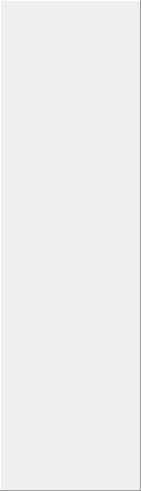
  <widget class="QFrame" name="frameFeedback">
   <property name="geometry">
    <rect>
     <x>190</x>
     <y>70</y>
     <width>141</width>
     <height>491</height>
    </rect>
   </property>
   <property name="frameShape">
    <enum>QFrame::Panel</enum>
   </property>
   <property name="frameShadow">
    <enum>QFrame::Raised</enum>
   </property>
   <widget class="QLabel" name="labelMark1">
    <property name="geometry">
     <rect>
      <x>10</x>
      <y>450</y>
      <width>120</width>
      <height>30</height>
     </rect>
    </property>
    <property name="text">
     <string/>
    </property>
    <property name="pixmap">
     <pixmap resource="resources.qrc">:/images/feedbackBBBB</pixmap>
    </property>
    <property name="scaledContents">
     <bool>true</bool>
    </property>
   </widget>
   <widget class="QLabel" name="labelMark2">
    <property name="geometry">
     <rect>
      <x>10</x>
      <y>410</y>
      <width>120</width>
      <height>30</height>
     </rect>
    </property>
    <property name="text">
     <string/>
    </property>
    <property name="pixmap">
     <pixmap resource="resources.qrc">:/images/feedbackBWWE</pixmap>
    </property>
    <property name="scaledContents">
     <bool>true</bool>
    </property>
   </widget>
   <widget class="QLabel" name="labelMark4">
    <property name="geometry">
     <rect>
      <x>10</x>
      <y>330</y>
      <width>120</width>
      <height>30</height>
     </rect>
    </property>
    <property name="text">
     <string/>
    </property>
    <property name="pixmap">
     <pixmap resource="resources.qrc">:/images/feedbackWWEE</pixmap>
    </property>
    <property name="scaledContents">
     <bool>true</bool>
    </property>
   </widget>
   <widget class="QLabel" name="labelMark3">
    <property name="geometry">
     <rect>
      <x>10</x>
      <y>370</y>
      <width>120</width>
      <height>30</height>
     </rect>
    </property>
    <property name="text">
     <string/>
    </property>
    <property name="pixmap">
     <pixmap resource="resources.qrc">:/images/feedbackWWEE</pixmap>
    </property>
    <property name="scaledContents">
     <bool>true</bool>
    </property>
   </widget>
   <widget class="QLabel" name="labelMark6">
    <property name="geometry">
     <rect>
      <x>10</x>
      <y>250</y>
      <width>120</width>
      <height>30</height>
     </rect>
    </property>
    <property name="text">
     <string/>
    </property>
    <property name="pixmap">
     <pixmap resource="resources.qrc">:/images/feedbackBBBB</pixmap>
    </property>
    <property name="scaledContents">
     <bool>true</bool>
    </property>
   </widget>
   <widget class="QLabel" name="labelMark8">
    <property name="geometry">
     <rect>
      <x>10</x>
      <y>170</y>
      <width>120</width>
      <height>30</height>
     </rect>
    </property>
    <property name="text">
     <string/>
    </property>
    <property name="pixmap">
     <pixmap resource="resources.qrc">:/images/feedbackBBBB</pixmap>
    </property>
    <property name="scaledContents">
     <bool>true</bool>
    </property>
   </widget>
   <widget class="QLabel" name="labelMark5">
    <property name="geometry">
     <rect>
      <x>10</x>
      <y>290</y>
      <width>120</width>
      <height>30</height>
     </rect>
    </property>
    <property name="text">
     <string/>
    </property>
    <property name="pixmap">
     <pixmap resource="resources.qrc">:/images/feedbackBBWW</pixmap>
    </property>
    <property name="scaledContents">
     <bool>true</bool>
    </property>
   </widget>
   <widget class="QLabel" name="labelMark7">
    <property name="geometry">
     <rect>
      <x>10</x>
      <y>210</y>
      <width>120</width>
      <height>30</height>
     </rect>
    </property>
    <property name="text">
     <string/>
    </property>
    <property name="pixmap">
     <pixmap resource="resources.qrc">:/images/feedbackBBBB</pixmap>
    </property>
    <property name="scaledContents">
     <bool>true</bool>
    </property>
   </widget>
   <widget class="QLabel" name="labelMark10">
    <property name="geometry">
     <rect>
      <x>10</x>
      <y>90</y>
      <width>120</width>
      <height>30</height>
     </rect>
    </property>
    <property name="text">
     <string/>
    </property>
    <property name="pixmap">
     <pixmap resource="resources.qrc">:/images/feedbackBBBB</pixmap>
    </property>
    <property name="scaledContents">
     <bool>true</bool>
    </property>
   </widget>
   <widget class="QLabel" name="labelMark12">
    <property name="geometry">
     <rect>
      <x>10</x>
      <y>10</y>
      <width>120</width>
      <height>30</height>
     </rect>
    </property>
    <property name="text">
     <string/>
    </property>
    <property name="pixmap">
     <pixmap resource="resources.qrc">:/images/feedbackBBBB</pixmap>
    </property>
    <property name="scaledContents">
     <bool>true</bool>
    </property>
   </widget>
   <widget class="QLabel" name="labelMark9">
    <property name="geometry">
     <rect>
      <x>10</x>
      <y>130</y>
      <width>120</width>
      <height>30</height>
     </rect>
    </property>
    <property name="text">
     <string/>
    </property>
    <property name="pixmap">
     <pixmap resource="resources.qrc">:/images/feedbackBBBB</pixmap>
    </property>
    <property name="scaledContents">
     <bool>true</bool>
    </property>
   </widget>
   <widget class="QLabel" name="labelMark11">
    <property name="geometry">
     <rect>
      <x>10</x>
      <y>50</y>
      <width>120</width>
      <height>30</height>
     </rect>
    </property>
    <property name="text">
     <string/>
    </property>
    <property name="pixmap">
     <pixmap resource="resources.qrc">:/images/feedbackBBBB</pixmap>
    </property>
    <property name="scaledContents">
     <bool>true</bool>
    </property>
   </widget>
  </widget>
